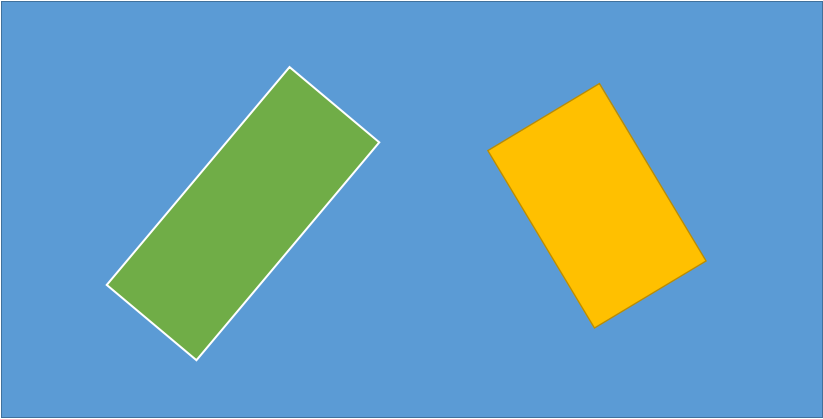
#> input picture Target1.bmp, 823 x 419 px
$ python test2.py
#> lines starting #> are read from the running program, lines starting #| are printed output that depends on the picture
import cv2
import numpy as np

def CannyThreshold(lowThreshold):
    #detected_edges = cv2.GaussianBlur(gray,(3,3),0)
    detected_edges = gray
    detected_edges = cv2.Canny(detected_edges,lowThreshold,lowThreshold*ratio,apertureSize = kernel_size)
    dst = cv2.bitwise_and(img,img,mask = detected_edges)  # just add some colours to edges from original image.
    cv2.imshow('canny demo',dst)

lowThreshold = 0
max_lowThreshold = 100
ratio = 3
kernel_size = 3

img = cv2.imread('Target1.bmp')
#> img is the input picture: shape (419, 823, 3); mean B, G, R 182.7, 160.3, 107.4
gray = cv2.cvtColor(img,cv2.COLOR_BGR2GRAY)
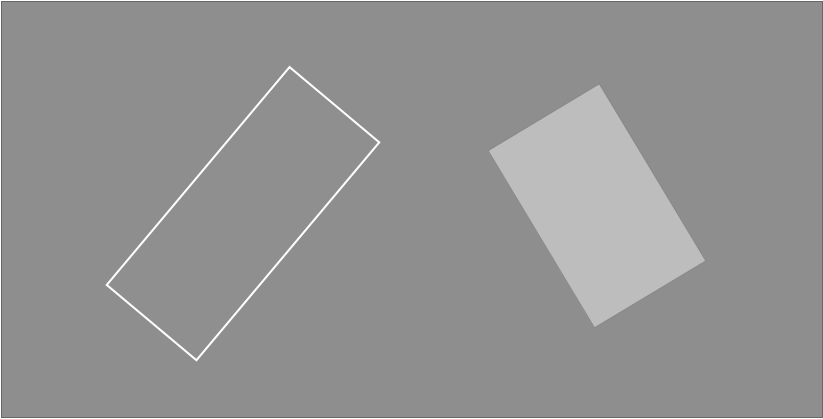
#> gray: shape (419, 823); min 104, max 255, mean 146.6

cv2.namedWindow('canny demo')

cv2.createTrackbar('Min threshold','canny demo',lowThreshold, max_lowThreshold, CannyThreshold)
#> slider 'Min threshold' is set to 20

CannyThreshold(0)  # initialization
#> in CannyThreshold, `detected_edges = cv2.Canny(detected_edges,lowThreshold,lowThreshold*ra..`:
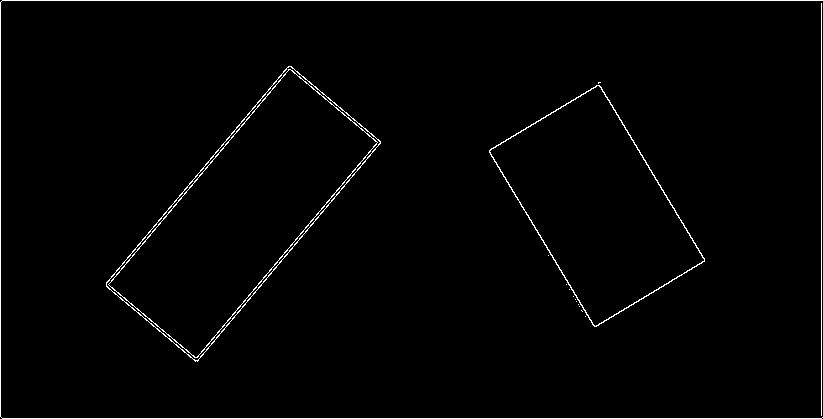
#> detected_edges: shape (419, 823); 1.5% white in thin lines or dots
#> in CannyThreshold, `dst = cv2.bitwise_and(img,img,mask = detected_edges)`:
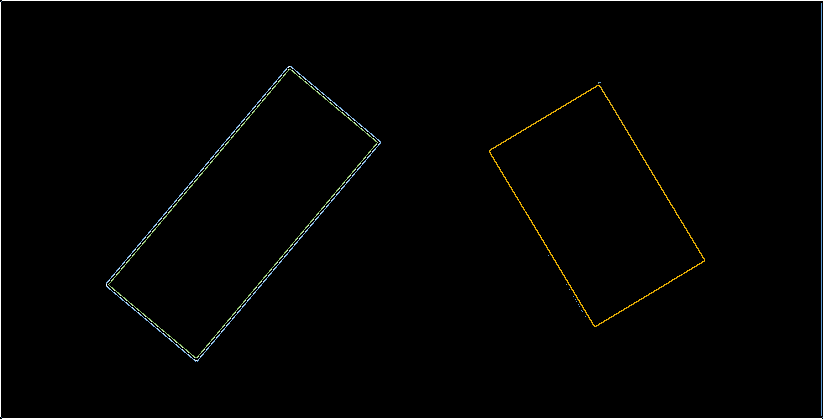
#> dst: shape (419, 823, 3); mean B, G, R 2.7, 3.1, 3
if cv2.waitKey(0) == 27:
#> in CannyThreshold (call 2), `detected_edges = cv2.Canny(detected_edges,lowThreshold,lowThreshold*ra..`: detected_edges: shape (419, 823); 1.5% white in thin lines or dots
#> (key Esc is pressed here)
    cv2.destroyAllWindows()

$ run again, with Target14.bmp copied over Target1.bmp
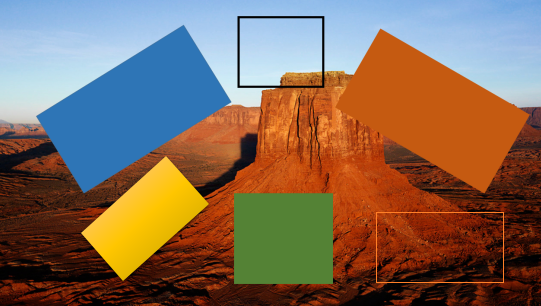
#> input picture Target14.bmp, 541 x 306 px
#> img is the input picture: shape (306, 541, 3); mean B, G, R 87.7, 105.5, 130.4
#> in CannyThreshold, `detected_edges = cv2.Canny(detected_edges,lowThreshold,lowThreshold*ra..`:
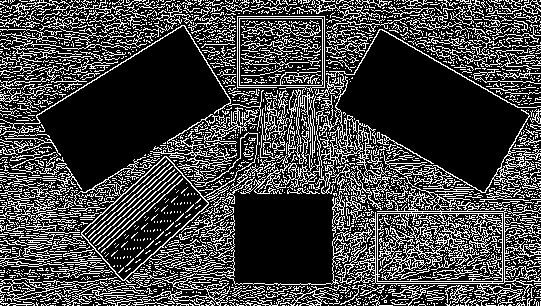
#> detected_edges: shape (306, 541); 25.8% white in thin lines or dots
#> detected_edges: shape (306, 541); 16.5% white in thin lines or dots
#> in CannyThreshold (call 2), `dst = cv2.bitwise_and(img,img,mask = detected_edges)`:
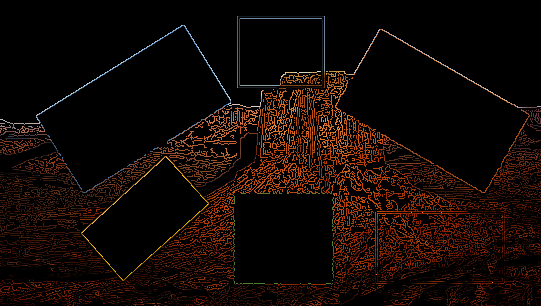
#> dst: shape (306, 541, 3); mean B, G, R 3.7, 8.4, 18.8
